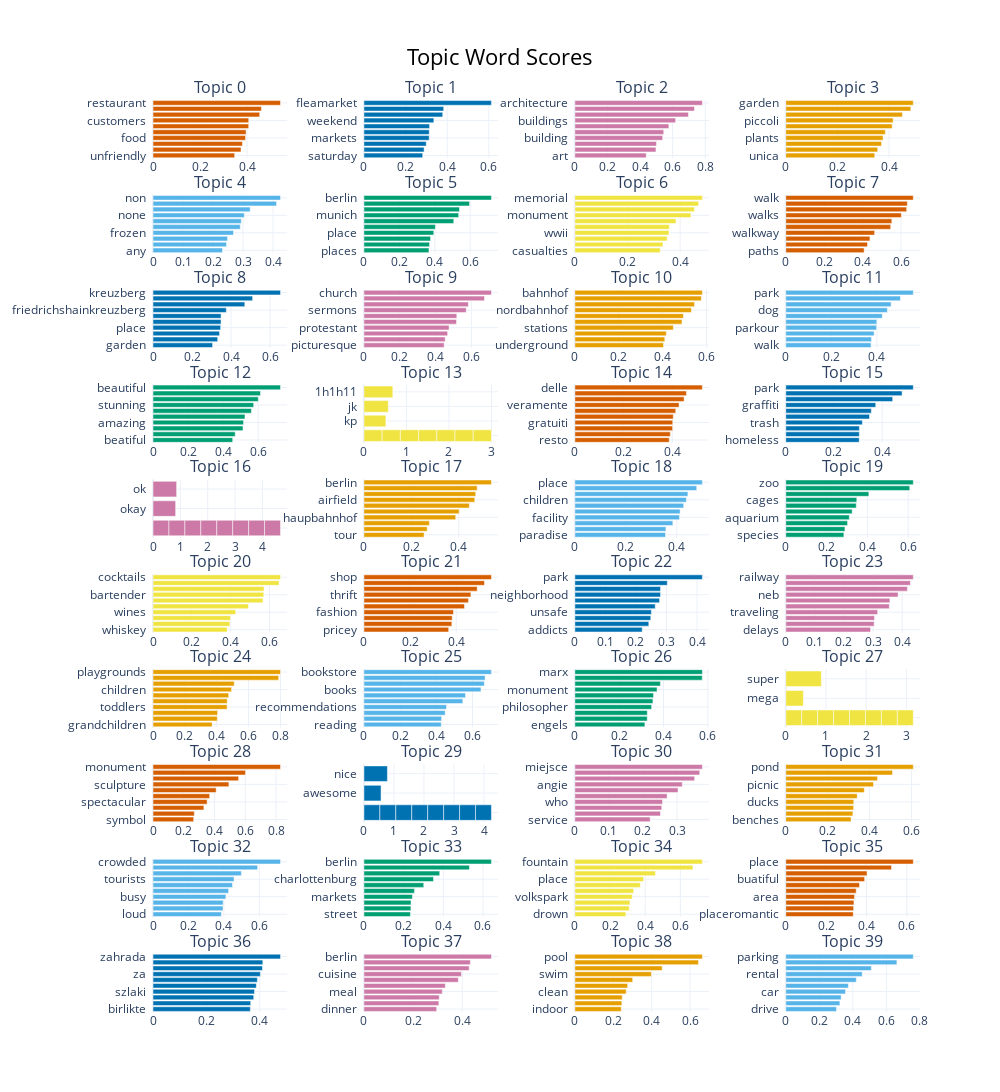

Source (notebook cell):
### Code cell
topic_model.visualize_barchart(top_n_topics = 40, n_words = 20)

### Figure 1 — Plotly figure (JSON) as saved in the notebook; plotly's stock layout.template omitted (floating-point values rounded to 4 significant figures)
{"data": [{"marker": {"color": "#D55E00"}, "orientation": "h", "type": "bar", "x": [0.3473, 0.3744, 0.3804, 0.3936, 0.396, 0.4071, 0.4073, 0.4538, 0.4612, 0.5424], "xaxis": "x", "y": ["unfriendly  ", "staff  ", "dinner  ", "food  ", "kitchen  ", "waiter  ", "customers  ", "dishes  ", "meal  ", "restaurant  "], "yaxis": "y"}, {"marker": {"color": "#0072B2"}, "orientation": "h", "type": "bar", "x": [0.2823, 0.2891, 0.2993, 0.3133, 0.3137, 0.3154, 0.3359, 0.3784, 0.3831, 0.6124], "xaxis": "x2", "y": ["saturday  ", "weekly  ", "around  ", "markets  ", "sundays  ", "street  ", "weekend  ", "flea  ", "market  ", "fleamarket  "], "yaxis": "y2"}, {"marker": {"color": "#CC79A7"}, "orientation": "h", "type": "bar", "x": [0.438, 0.4976, 0.5011, 0.5389, 0.5453, 0.5769, 0.6183, 0.6968, 0.7339, 0.7825], "xaxis": "x3", "y": ["art  ", "structure  ", "picturesque  ", "building  ", "design  ", "facade  ", "buildings  ", "architects  ", "architectural  ", "architecture  "], "yaxis": "y3"}, {"marker": {"color": "#E69F00"}, "orientation": "h", "type": "bar", "x": [0.3444, 0.3559, 0.3709, 0.3767, 0.3855, 0.4121, 0.4157, 0.4516, 0.4842, 0.4938], "xaxis": "x4", "y": ["unica  ", "rose  ", "appartata  ", "plants  ", "plant  ", "bello  ", "piccoli  ", "belli  ", "flowers  ", "garden  "], "yaxis": "y4"}, {"marker": {"color": "#56B4E9"}, "orientation": "h", "type": "bar", "x": [0.2315, 0.245, 0.2485, 0.2681, 0.2908, 0.2941, 0.3042, 0.3238, 0.4117, 0.4248], "xaxis": "x5", "y": ["any  ", "therefore  ", "construct  ", "frozen  ", "ne  ", "ningn  ", "none  ", "paradox  ", "empty  ", "non  "], "yaxis": "y5"}, {"marker": {"color": "#009E73"}, "orientation": "h", "type": "bar", "x": [0.367, 0.3704, 0.3762, 0.3942, 0.4034, 0.5072, 0.5346, 0.5393, 0.5962, 0.7198], "xaxis": "x6", "y": ["places  ", "regensburg  ", "city  ", "place  ", "germany  ", "berliner  ", "munich  ", "berliners  ", "berlinp  ", "berlin  "], "yaxis": "y6"}, {"marker": {"color": "#F0E442"}, "orientation": "h", "type": "bar", "x": [0.3242, 0.3347, 0.3507, 0.3576, 0.359, 0.384, 0.441, 0.4542, 0.4701, 0.4844], "xaxis": "x7", "y": ["casualties  ", "soviet  ", "soviets  ", "wwii  ", "statue  ", "remembrance  ", "monument  ", "berlin  ", "memorials  ", "memorial  "], "yaxis": "y7"}, {"marker": {"color": "#D55E00"}, "orientation": "h", "type": "bar", "x": [0.408, 0.4257, 0.4381, 0.4627, 0.5462, 0.5522, 0.6018, 0.6293, 0.6328, 0.6639], "xaxis": "x8", "y": ["paths  ", "travelled  ", "pleasant  ", "walkway  ", "stroll  ", "strolling  ", "walks  ", "walked  ", "walking  ", "walk  "], "yaxis": "y8"}, {"marker": {"color": "#0072B2"}, "orientation": "h", "type": "bar", "x": [0.3054, 0.3315, 0.3412, 0.3467, 0.3488, 0.3488, 0.3758, 0.4706, 0.5105, 0.6535], "xaxis": "x9", "y": ["garden  ", "station  ", "area  ", "place  ", "brauhaus  ", "rathaus  ", "friedrichshainkreuzberg  ", "kollwitz  ", "park  ", "kreuzberg  "], "yaxis": "y9"}, {"marker": {"color": "#CC79A7"}, "orientation": "h", "type": "bar", "x": [0.4477, 0.4536, 0.4673, 0.4754, 0.5167, 0.5185, 0.571, 0.5832, 0.673, 0.7119], "xaxis": "x10", "y": ["picturesque  ", "lutheran  ", "choir  ", "protestant  ", "pastor  ", "theology  ", "sermons  ", "precisechurch  ", "churches  ", "church  "], "yaxis": "y10"}, {"marker": {"color": "#E69F00"}, "orientation": "h", "type": "bar", "x": [0.404, 0.41, 0.417, 0.4488, 0.4883, 0.4948, 0.5313, 0.5456, 0.5767, 0.5813], "xaxis": "x11", "y": ["underground  ", "potsdamer  ", "railway  ", "stations  ", "subway  ", "station  ", "nordbahnhof  ", "berlinfrom  ", "berlin  ", "bahnhof  "], "yaxis": "y11"}, {"marker": {"color": "#56B4E9"}, "orientation": "h", "type": "bar", "x": [0.3745, 0.3766, 0.3881, 0.3988, 0.3997, 0.4237, 0.4461, 0.4625, 0.5036, 0.5601], "xaxis": "x12", "y": ["walk  ", "grass  ", "leash  ", "parkour  ", "leashes  ", "meadows  ", "dog  ", "lawn  ", "dogs  ", "park  "], "yaxis": "y12"}, {"marker": {"color": "#009E73"}, "orientation": "h", "type": "bar", "x": [0.4546, 0.4688, 0.5135, 0.5166, 0.5247, 0.5613, 0.5744, 0.6003, 0.6132, 0.7274], "xaxis": "x13", "y": ["beatiful  ", "joyful  ", "thank  ", "amazing  ", "cute  ", "lovely  ", "stunning  ", "gorgeous  ", "pretty  ", "beautiful  "], "yaxis": "y13"}, {"marker": {"color": "#F0E442"}, "orientation": "h", "type": "bar", "x": [0.4284, 0.4284, 0.4284, 0.4284, 0.4284, 0.4284, 0.4284, 0.5166, 0.5739, 0.6794], "xaxis": "x14", "y": ["  ", "  ", "  ", "  ", "  ", "  ", "  ", "kp  ", "jk  ", "1h1h11  "], "yaxis": "y14"}, {"marker": {"color": "#D55E00"}, "orientation": "h", "type": "bar", "x": [0.3873, 0.3918, 0.4014, 0.4019, 0.4041, 0.4142, 0.4277, 0.4484, 0.4581, 0.5235], "xaxis": "x15", "y": ["resto  ", "parco  ", "molto  ", "gratuiti  ", "una  ", "une  ", "veramente  ", "posto  ", "penso  ", "delle  "], "yaxis": "y15"}, {"marker": {"color": "#0072B2"}, "orientation": "h", "type": "bar", "x": [0.3047, 0.3051, 0.3053, 0.3178, 0.3474, 0.355, 0.3733, 0.4436, 0.4826, 0.5291], "xaxis": "x16", "y": ["homeless  ", "facility  ", "villages  ", "trash  ", "garbage  ", "litter  ", "graffiti  ", "parks  ", "parking  ", "park  "], "yaxis": "y16"}, {"marker": {"color": "#CC79A7"}, "orientation": "h", "type": "bar", "x": [0.5824, 0.5824, 0.5824, 0.5824, 0.5824, 0.5824, 0.5824, 0.5824, 0.8277, 0.8636], "xaxis": "x17", "y": ["  ", "  ", "  ", "  ", "  ", "  ", "  ", "  ", "okay  ", "ok  "], "yaxis": "y17"}, {"marker": {"color": "#E69F00"}, "orientation": "h", "type": "bar", "x": [0.2537, 0.2666, 0.2761, 0.3871, 0.4016, 0.4444, 0.4673, 0.4715, 0.4775, 0.5377], "xaxis": "x18", "y": ["tour  ", "runways  ", "aviation  ", "haupbahnhof  ", "tempelhofer  ", "airports  ", "airfield  ", "tempelhof  ", "airport  ", "berlin  "], "yaxis": "y18"}, {"marker": {"color": "#56B4E9"}, "orientation": "h", "type": "bar", "x": [0.3557, 0.3574, 0.3845, 0.4104, 0.413, 0.4269, 0.4375, 0.4435, 0.4781, 0.5002], "xaxis": "x19", "y": ["paradise  ", "daycare  ", "family  ", "facility  ", "kids  ", "families  ", "children  ", "childrenvery  ", "childrens  ", "place  "], "yaxis": "y19"}, {"marker": {"color": "#009E73"}, "orientation": "h", "type": "bar", "x": [0.2848, 0.29, 0.3029, 0.3114, 0.3254, 0.3456, 0.3481, 0.4072, 0.6077, 0.625], "xaxis": "x20", "y": ["species  ", "elephants  ", "visit  ", "aquarium  ", "animal  ", "visiting  ", "cages  ", "animals  ", "zoos  ", "zoo  "], "yaxis": "y20"}, {"marker": {"color": "#F0E442"}, "orientation": "h", "type": "bar", "x": [0.3819, 0.3958, 0.399, 0.4261, 0.492, 0.5668, 0.5707, 0.5721, 0.6495, 0.6569], "xaxis": "x21", "y": ["whiskey  ", "pleasant  ", "cozy  ", "wines  ", "drinks  ", "bartenders  ", "bartender  ", "bar  ", "cocktail  ", "cocktails  "], "yaxis": "y21"}, {"marker": {"color": "#D55E00"}, "orientation": "h", "type": "bar", "x": [0.3672, 0.3811, 0.3825, 0.388, 0.4358, 0.4529, 0.4636, 0.4908, 0.5225, 0.5525], "xaxis": "x22", "y": ["pricey  ", "prices  ", "furniturehouseware  ", "fashion  ", "clothes  ", "clothing  ", "thrift  ", "store  ", "stores  ", "shop  "], "yaxis": "y22"}, {"marker": {"color": "#0072B2"}, "orientation": "h", "type": "bar", "x": [0.2204, 0.2419, 0.2484, 0.2505, 0.2631, 0.2772, 0.2803, 0.2804, 0.3025, 0.4172], "xaxis": "x23", "y": ["addicts  ", "crimes  ", "dangerous  ", "unsafe  ", "police  ", "criminals  ", "neighborhood  ", "drug  ", "drugs  ", "park  "], "yaxis": "y23"}, {"marker": {"color": "#CC79A7"}, "orientation": "h", "type": "bar", "x": [0.2914, 0.3037, 0.3048, 0.3157, 0.3558, 0.3578, 0.386, 0.4179, 0.4282, 0.4382], "xaxis": "x24", "y": ["delays  ", "carriages  ", "passenger  ", "traveling  ", "transport  ", "passengers  ", "neb  ", "train  ", "trains  ", "railway  "], "yaxis": "y24"}, {"marker": {"color": "#E69F00"}, "orientation": "h", "type": "bar", "x": [0.371, 0.4036, 0.4055, 0.4649, 0.4659, 0.4751, 0.4931, 0.51, 0.7886, 0.8003], "xaxis": "x25", "y": ["grandchildren  ", "childfriendly  ", "toys  ", "toddlers  ", "kids  ", "childrenthe  ", "children  ", "childrens  ", "playground  ", "playgrounds  "], "yaxis": "y25"}, {"marker": {"color": "#56B4E9"}, "orientation": "h", "type": "bar", "x": [0.4272, 0.4292, 0.4488, 0.4563, 0.5464, 0.5613, 0.6465, 0.6651, 0.6695, 0.7044], "xaxis": "x26", "y": ["reading  ", "cookbook  ", "recommendation  ", "recommendations  ", "book  ", "booksellers  ", "books  ", "bookstorebest  ", "bookshop  ", "bookstore  "], "yaxis": "y26"}, {"marker": {"color": "#009E73"}, "orientation": "h", "type": "bar", "x": [0.3159, 0.3264, 0.3267, 0.3462, 0.3522, 0.3549, 0.3708, 0.3859, 0.5745, 0.5751], "xaxis": "x27", "y": ["engels  ", "sculptures  ", "revolutionary  ", "philosopher  ", "socialist  ", "manifesto  ", "monument  ", "friedrich  ", "marxengelsforum  ", "marx  "], "yaxis": "y27"}, {"marker": {"color": "#F0E442"}, "orientation": "h", "type": "bar", "x": [0.3965, 0.3965, 0.3965, 0.3965, 0.3965, 0.3965, 0.3965, 0.3965, 0.4369, 0.8845], "xaxis": "x28", "y": ["  ", "  ", "  ", "  ", "  ", "  ", "  ", "  ", "mega  ", "super  "], "yaxis": "y28"}, {"marker": {"color": "#D55E00"}, "orientation": "h", "type": "bar", "x": [0.2644, 0.2687, 0.3308, 0.3519, 0.3684, 0.4107, 0.4932, 0.5564, 0.601, 0.8289], "xaxis": "x29", "y": ["symbol  ", "detailing  ", "famous  ", "spectacular  ", "fascinated  ", "tower  ", "sculpture  ", "statues  ", "statue  ", "monument  "], "yaxis": "y29"}, {"marker": {"color": "#0072B2"}, "orientation": "h", "type": "bar", "x": [0.5308, 0.5308, 0.5308, 0.5308, 0.5308, 0.5308, 0.5308, 0.5308, 0.5698, 0.7824], "xaxis": "x30", "y": ["  ", "  ", "  ", "  ", "  ", "  ", "  ", "  ", "awesome  ", "nice  "], "yaxis": "y30"}, {"marker": {"color": "#CC79A7"}, "orientation": "h", "type": "bar", "x": [0.221, 0.2512, 0.2552, 0.2574, 0.2707, 0.3028, 0.3154, 0.3516, 0.3665, 0.3743], "xaxis": "x31", "y": ["service  ", "childrens  ", "david  ", "who  ", "choralspace  ", "festival  ", "angie  ", "fajne  ", "chancellor  ", "miejsce  "], "yaxis": "y31"}, {"marker": {"color": "#E69F00"}, "orientation": "h", "type": "bar", "x": [0.3113, 0.3199, 0.3235, 0.3241, 0.3405, 0.3746, 0.4183, 0.4375, 0.5089, 0.608], "xaxis": "x32", "y": ["benches  ", "birds  ", "swans  ", "ducks  ", "hiking  ", "herons  ", "picnic  ", "scenery  ", "lake  ", "pond  "], "yaxis": "y32"}, {"marker": {"color": "#56B4E9"}, "orientation": "h", "type": "bar", "x": [0.3857, 0.3953, 0.3961, 0.4116, 0.4271, 0.4485, 0.4575, 0.4991, 0.5909, 0.72], "xaxis": "x33", "y": ["loud  ", "traffic  ", "near  ", "busy  ", "crowdy  ", "tourist  ", "tourists  ", "cramped  ", "overcrowded  ", "crowded  "], "yaxis": "y33"}, {"marker": {"color": "#009E73"}, "orientation": "h", "type": "bar", "x": [0.2344, 0.2369, 0.2374, 0.2443, 0.2546, 0.3016, 0.3508, 0.3819, 0.5318, 0.6428], "xaxis": "x34", "y": ["street  ", "market  ", "marketsunday  ", "markets  ", "markethere  ", "shopping  ", "charlottenburg  ", "shops  ", "berliners  ", "berlin  "], "yaxis": "y34"}, {"marker": {"color": "#F0E442"}, "orientation": "h", "type": "bar", "x": [0.2901, 0.3093, 0.3133, 0.3265, 0.3342, 0.3723, 0.3909, 0.4583, 0.6714, 0.7252], "xaxis": "x35", "y": ["drown  ", "water  ", "renovated  ", "volkspark  ", "visit  ", "splashing  ", "place  ", "park  ", "fountains  ", "fountain  "], "yaxis": "y35"}, {"marker": {"color": "#D55E00"}, "orientation": "h", "type": "bar", "x": [0.3346, 0.3363, 0.338, 0.3408, 0.3491, 0.3654, 0.3909, 0.4028, 0.5243, 0.6321], "xaxis": "x36", "y": ["placeromantic  ", "spot  ", "lovely  ", "area  ", "beautiful  ", "beaucoup  ", "buatiful  ", "surroundings  ", "places  ", "place  "], "yaxis": "y36"}, {"marker": {"color": "#0072B2"}, "orientation": "h", "type": "bar", "x": [0.3645, 0.3659, 0.3772, 0.3802, 0.3871, 0.3909, 0.4021, 0.4099, 0.4113, 0.4775], "xaxis": "x37", "y": ["birlikte  ", "kurutma  ", "szczecine  ", "szlaki  ", "przyjazne  ", "olmakla  ", "za  ", "rozkvetljsou  ", "przejcia  ", "zahrada  "], "yaxis": "y37"}, {"marker": {"color": "#CC79A7"}, "orientation": "h", "type": "bar", "x": [0.296, 0.305, 0.3064, 0.3189, 0.3313, 0.384, 0.3966, 0.4282, 0.433, 0.5189], "xaxis": "x38", "y": ["dinner  ", "food  ", "kitchen  ", "meal  ", "beers  ", "german  ", "cuisine  ", "restaurant  ", "schnitzel  ", "berlin  "], "yaxis": "y38"}, {"marker": {"color": "#E69F00"}, "orientation": "h", "type": "bar", "x": [0.2415, 0.2448, 0.2468, 0.2673, 0.2751, 0.301, 0.3983, 0.4547, 0.6437, 0.664], "xaxis": "x39", "y": ["indoor  ", "facilities  ", "water  ", "clean  ", "laps  ", "showers  ", "swim  ", "swimming  ", "pools  ", "pool  "], "yaxis": "y39"}, {"marker": {"color": "#56B4E9"}, "orientation": "h", "type": "bar", "x": [0.3025, 0.3226, 0.3303, 0.3559, 0.3734, 0.4205, 0.4557, 0.5102, 0.6625, 0.7604], "xaxis": "x40", "y": ["drive  ", "exits  ", "driving  ", "car  ", "station  ", "bahnpark  ", "rental  ", "garage  ", "parked  ", "parking  "], "yaxis": "y40"}], "layout": {"annotations": [{"font": {"size": 16}, "showarrow": false, "text": "Topic 0", "x": 0.0875, "xanchor": "center", "xref": "paper", "y": 1, "yanchor": "bottom", "yref": "paper"}, {"font": {"size": 16}, "showarrow": false, "text": "Topic 1", "x": 0.3625, "xanchor": "center", "xref": "paper", "y": 1, "yanchor": "bottom", "yref": "paper"}, {"font": {"size": 16}, "showarrow": false, "text": "Topic 2", "x": 0.6375, "xanchor": "center", "xref": "paper", "y": 1, "yanchor": "bottom", "yref": "paper"}, {"font": {"size": 16}, "showarrow": false, "text": "Topic 3", "x": 0.9125, "xanchor": "center", "xref": "paper", "y": 1, "yanchor": "bottom", "yref": "paper"}, {"font": {"size": 16}, "showarrow": false, "text": "Topic 4", "x": 0.0875, "xanchor": "center", "xref": "paper", "y": 0.896, "yanchor": "bottom", "yref": "paper"}, {"font": {"size": 16}, "showarrow": false, "text": "Topic 5", "x": 0.3625, "xanchor": "center", "xref": "paper", "y": 0.896, "yanchor": "bottom", "yref": "paper"}, {"font": {"size": 16}, "showarrow": false, "text": "Topic 6", "x": 0.6375, "xanchor": "center", "xref": "paper", "y": 0.896, "yanchor": "bottom", "yref": "paper"}, {"font": {"size": 16}, "showarrow": false, "text": "Topic 7", "x": 0.9125, "xanchor": "center", "xref": "paper", "y": 0.896, "yanchor": "bottom", "yref": "paper"}, {"font": {"size": 16}, "showarrow": false, "text": "Topic 8", "x": 0.0875, "xanchor": "center", "xref": "paper", "y": 0.792, "yanchor": "bottom", "yref": "paper"}, {"font": {"size": 16}, "showarrow": false, "text": "Topic 9", "x": 0.3625, "xanchor": "center", "xref": "paper", "y": 0.792, "yanchor": "bottom", "yref": "paper"}, {"font": {"size": 16}, "showarrow": false, "text": "Topic 10", "x": 0.6375, "xanchor": "center", "xref": "paper", "y": 0.792, "yanchor": "bottom", "yref": "paper"}, {"font": {"size": 16}, "showarrow": false, "text": "Topic 11", "x": 0.9125, "xanchor": "center", "xref": "paper", "y": 0.792, "yanchor": "bottom", "yref": "paper"}, {"font": {"size": 16}, "showarrow": false, "text": "Topic 12", "x": 0.0875, "xanchor": "center", "xref": "paper", "y": 0.688, "yanchor": "bottom", "yref": "paper"}, {"font": {"size": 16}, "showarrow": false, "text": "Topic 13", "x": 0.3625, "xanchor": "center", "xref": "paper", "y": 0.688, "yanchor": "bottom", "yref": "paper"}, {"font": {"size": 16}, "showarrow": false, "text": "Topic 14", "x": 0.6375, "xanchor": "center", "xref": "paper", "y": 0.688, "yanchor": "bottom", "yref": "paper"}, {"font": {"size": 16}, "showarrow": false, "text": "Topic 15", "x": 0.9125, "xanchor": "center", "xref": "paper", "y": 0.688, "yanchor": "bottom", "yref": "paper"}, {"font": {"size": 16}, "showarrow": false, "text": "Topic 16", "x": 0.0875, "xanchor": "center", "xref": "paper", "y": 0.584, "yanchor": "bottom", "yref": "paper"}, {"font": {"size": 16}, "showarrow": false, "text": "Topic 17", "x": 0.3625, "xanchor": "center", "xref": "paper", "y": 0.584, "yanchor": "bottom", "yref": "paper"}, {"font": {"size": 16}, "showarrow": false, "text": "Topic 18", "x": 0.6375, "xanchor": "center", "xref": "paper", "y": 0.584, "yanchor": "bottom", "yref": "paper"}, {"font": {"size": 16}, "showarrow": false, "text": "Topic 19", "x": 0.9125, "xanchor": "center", "xref": "paper", "y": 0.584, "yanchor": "bottom", "yref": "paper"}, {"font": {"size": 16}, "showarrow": false, "text": "Topic 20", "x": 0.0875, "xanchor": "center", "xref": "paper", "y": 0.48, "yanchor": "bottom", "yref": "paper"}, {"font": {"size": 16}, "showarrow": false, "text": "Topic 21", "x": 0.3625, "xanchor": "center", "xref": "paper", "y": 0.48, "yanchor": "bottom", "yref": "paper"}, {"font": {"size": 16}, "showarrow": false, "text": "Topic 22", "x": 0.6375, "xanchor": "center", "xref": "paper", "y": 0.48, "yanchor": "bottom", "yref": "paper"}, {"font": {"size": 16}, "showarrow": false, "text": "Topic 23", "x": 0.9125, "xanchor": "center", "xref": "paper", "y": 0.48, "yanchor": "bottom", "yref": "paper"}, {"font": {"size": 16}, "showarrow": false, "text": "Topic 24", "x": 0.0875, "xanchor": "center", "xref": "paper", "y": 0.376, "yanchor": "bottom", "yref": "paper"}, {"font": {"size": 16}, "showarrow": false, "text": "Topic 25", "x": 0.3625, "xanchor": "center", "xref": "paper", "y": 0.376, "yanchor": "bottom", "yref": "paper"}, {"font": {"size": 16}, "showarrow": false, "text": "Topic 26", "x": 0.6375, "xanchor": "center", "xref": "paper", "y": 0.376, "yanchor": "bottom", "yref": "paper"}, {"font": {"size": 16}, "showarrow": false, "text": "Topic 27", "x": 0.9125, "xanchor": "center", "xref": "paper", "y": 0.376, "yanchor": "bottom", "yref": "paper"}, {"font": {"size": 16}, "showarrow": false, "text": "Topic 28", "x": 0.0875, "xanchor": "center", "xref": "paper", "y": 0.272, "yanchor": "bottom", "yref": "paper"}, {"font": {"size": 16}, "showarrow": false, "text": "Topic 29", "x": 0.3625, "xanchor": "center", "xref": "paper", "y": 0.272, "yanchor": "bottom", "yref": "paper"}, {"font": {"size": 16}, "showarrow": false, "text": "Topic 30", "x": 0.6375, "xanchor": "center", "xref": "paper", "y": 0.272, "yanchor": "bottom", "yref": "paper"}, {"font": {"size": 16}, "showarrow": false, "text": "Topic 31", "x": 0.9125, "xanchor": "center", "xref": "paper", "y": 0.272, "yanchor": "bottom", "yref": "paper"}, {"font": {"size": 16}, "showarrow": false, "text": "Topic 32", "x": 0.0875, "xanchor": "center", "xref": "paper", "y": 0.168, "yanchor": "bottom", "yref": "paper"}, {"font": {"size": 16}, "showarrow": false, "text": "Topic 33", "x": 0.3625, "xanchor": "center", "xref": "paper", "y": 0.168, "yanchor": "bottom", "yref": "paper"}, {"font": {"size": 16}, "showarrow": false, "text": "Topic 34", "x": 0.6375, "xanchor": "center", "xref": "paper", "y": 0.168, "yanchor": "bottom", "yref": "paper"}, {"font": {"size": 16}, "showarrow": false, "text": "Topic 35", "x": 0.9125, "xanchor": "center", "xref": "paper", "y": 0.168, "yanchor": "bottom", "yref": "paper"}, {"font": {"size": 16}, "showarrow": false, "text": "Topic 36", "x": 0.0875, "xanchor": "center", "xref": "paper", "y": 0.064, "yanchor": "bottom", "yref": "paper"}, {"font": {"size": 16}, "showarrow": false, "text": "Topic 37", "x": 0.3625, "xanchor": "center", "xref": "paper", "y": 0.064, "yanchor": "bottom", "yref": "paper"}, {"font": {"size": 16}, "showarrow": false, "text": "Topic 38", "x": 0.6375, "xanchor": "center", "xref": "paper", "y": 0.064, "yanchor": "bottom", "yref": "paper"}, {"font": {"size": 16}, "showarrow": false, "text": "Topic 39", "x": 0.9125, "xanchor": "center", "xref": "paper", "y": 0.064, "yanchor": "bottom", "yref": "paper"}], "height": 2500, "hoverlabel": {"bgcolor": "white", "font": {"family": "Rockwell", "size": 16}}, "showlegend": false, "title": {"font": {"color": "Black", "size": 22}, "text": "Topic Word Scores", "x": 0.5, "xanchor": "center", "yanchor": "top"}, "width": 1000, "xaxis": {"anchor": "y", "domain": [0, 0.175], "showgrid": true}, "xaxis10": {"anchor": "y10", "domain": [0.275, 0.45], "showgrid": true}, "xaxis11": {"anchor": "y11", "domain": [0.55, 0.725], "showgrid": true}, "xaxis12": {"anchor": "y12", "domain": [0.825, 1], "showgrid": true}, "xaxis13": {"anchor": "y13", "domain": [0, 0.175], "showgrid": true}, "xaxis14": {"anchor": "y14", "domain": [0.275, 0.45], "showgrid": true}, "xaxis15": {"anchor": "y15", "domain": [0.55, 0.725], "showgrid": true}, "xaxis16": {"anchor": "y16", "domain": [0.825, 1], "showgrid": true}, "xaxis17": {"anchor": "y17", "domain": [0, 0.175], "showgrid": true}, "xaxis18": {"anchor": "y18", "domain": [0.275, 0.45], "showgrid": true}, "xaxis19": {"anchor": "y19", "domain": [0.55, 0.725], "showgrid": true}, "xaxis2": {"anchor": "y2", "domain": [0.275, 0.45], "showgrid": true}, "xaxis20": {"anchor": "y20", "domain": [0.825, 1], "showgrid": true}, "xaxis21": {"anchor": "y21", "domain": [0, 0.175], "showgrid": true}, "xaxis22": {"anchor": "y22", "domain": [0.275, 0.45], "showgrid": true}, "xaxis23": {"anchor": "y23", "domain": [0.55, 0.725], "showgrid": true}, "xaxis24": {"anchor": "y24", "domain": [0.825, 1], "showgrid": true}, "xaxis25": {"anchor": "y25", "domain": [0, 0.175], "showgrid": true}, "xaxis26": {"anchor": "y26", "domain": [0.275, 0.45], "showgrid": true}, "xaxis27": {"anchor": "y27", "domain": [0.55, 0.725], "showgrid": true}, "xaxis28": {"anchor": "y28", "domain": [0.825, 1], "showgrid": true}, "xaxis29": {"anchor": "y29", "domain": [0, 0.175], "showgrid": true}, "xaxis3": {"anchor": "y3", "domain": [0.55, 0.725], "showgrid": true}, "xaxis30": {"anchor": "y30", "domain": [0.275, 0.45], "showgrid": true}, "xaxis31": {"anchor": "y31", "domain": [0.55, 0.725], "showgrid": true}, "xaxis32": {"anchor": "y32", "domain": [0.825, 1], "showgrid": true}, "xaxis33": {"anchor": "y33", "domain": [0, 0.175], "showgrid": true}, "xaxis34": {"anchor": "y34", "domain": [0.275, 0.45], "showgrid": true}, "xaxis35": {"anchor": "y35", "domain": [0.55, 0.725], "showgrid": true}, "xaxis36": {"anchor": "y36", "domain": [0.825, 1], "showgrid": true}, "xaxis37": {"anchor": "y37", "domain": [0, 0.175], "showgrid": true}, "xaxis38": {"anchor": "y38", "domain": [0.275, 0.45], "showgrid": true}, "xaxis39": {"anchor": "y39", "domain": [0.55, 0.725], "showgrid": true}, "xaxis4": {"anchor": "y4", "domain": [0.825, 1], "showgrid": true}, "xaxis40": {"anchor": "y40", "domain": [0.825, 1], "showgrid": true}, "xaxis5": {"anchor": "y5", "domain": [0, 0.175], "showgrid": true}, "xaxis6": {"anchor": "y6", "domain": [0.275, 0.45], "showgrid": true}, "xaxis7": {"anchor": "y7", "domain": [0.55, 0.725], "showgrid": true}, "xaxis8": {"anchor": "y8", "domain": [0.825, 1], "showgrid": true}, "xaxis9": {"anchor": "y9", "domain": [0, 0.175], "showgrid": true}, "yaxis": {"anchor": "x", "domain": [0.936, 1], "showgrid": true}, "yaxis10": {"anchor": "x10", "domain": [0.728, 0.792], "showgrid": true}, "yaxis11": {"anchor": "x11", "domain": [0.728, 0.792], "showgrid": true}, "yaxis12": {"anchor": "x12", "domain": [0.728, 0.792], "showgrid": true}, "yaxis13": {"anchor": "x13", "domain": [0.624, 0.688], "showgrid": true}, "yaxis14": {"anchor": "x14", "domain": [0.624, 0.688], "showgrid": true}, "yaxis15": {"anchor": "x15", "domain": [0.624, 0.688], "showgrid": true}, "yaxis16": {"anchor": "x16", "domain": [0.624, 0.688], "showgrid": true}, "yaxis17": {"anchor": "x17", "domain": [0.52, 0.584], "showgrid": true}, "yaxis18": {"anchor": "x18", "domain": [0.52, 0.584], "showgrid": true}, "yaxis19": {"anchor": "x19", "domain": [0.52, 0.584], "showgrid": true}, "yaxis2": {"anchor": "x2", "domain": [0.936, 1], "showgrid": true}, "yaxis20": {"anchor": "x20", "domain": [0.52, 0.584], "showgrid": true}, "yaxis21": {"anchor": "x21", "domain": [0.416, 0.48], "showgrid": true}, "yaxis22": {"anchor": "x22", "domain": [0.416, 0.48], "showgrid": true}, "yaxis23": {"anchor": "x23", "domain": [0.416, 0.48], "showgrid": true}, "yaxis24": {"anchor": "x24", "domain": [0.416, 0.48], "showgrid": true}, "yaxis25": {"anchor": "x25", "domain": [0.312, 0.376], "showgrid": true}, "yaxis26": {"anchor": "x26", "domain": [0.312, 0.376], "showgrid": true}, "yaxis27": {"anchor": "x27", "domain": [0.312, 0.376], "showgrid": true}, "yaxis28": {"anchor": "x28", "domain": [0.312, 0.376], "showgrid": true}, "yaxis29": {"anchor": "x29", "domain": [0.208, 0.272], "showgrid": true}, "yaxis3": {"anchor": "x3", "domain": [0.936, 1], "showgrid": true}, "yaxis30": {"anchor": "x30", "domain": [0.208, 0.272], "showgrid": true}, "yaxis31": {"anchor": "x31", "domain": [0.208, 0.272], "showgrid": true}, "yaxis32": {"anchor": "x32", "domain": [0.208, 0.272], "showgrid": true}, "yaxis33": {"anchor": "x33", "domain": [0.104, 0.168], "showgrid": true}, "yaxis34": {"anchor": "x34", "domain": [0.104, 0.168], "showgrid": true}, "yaxis35": {"anchor": "x35", "domain": [0.104, 0.168], "showgrid": true}, "yaxis36": {"anchor": "x36", "domain": [0.104, 0.168], "showgrid": true}, "yaxis37": {"anchor": "x37", "domain": [0, 0.064], "showgrid": true}, "yaxis38": {"anchor": "x38", "domain": [0, 0.064], "showgrid": true}, "yaxis39": {"anchor": "x39", "domain": [0, 0.064], "showgrid": true}, "yaxis4": {"anchor": "x4", "domain": [0.936, 1], "showgrid": true}, "yaxis40": {"anchor": "x40", "domain": [0, 0.064], "showgrid": true}, "yaxis5": {"anchor": "x5", "domain": [0.832, 0.896], "showgrid": true}, "yaxis6": {"anchor": "x6", "domain": [0.832, 0.896], "showgrid": true}, "yaxis7": {"anchor": "x7", "domain": [0.832, 0.896], "showgrid": true}, "yaxis8": {"anchor": "x8", "domain": [0.832, 0.896], "showgrid": true}, "yaxis9": {"anchor": "x9", "domain": [0.728, 0.792], "showgrid": true}}}
